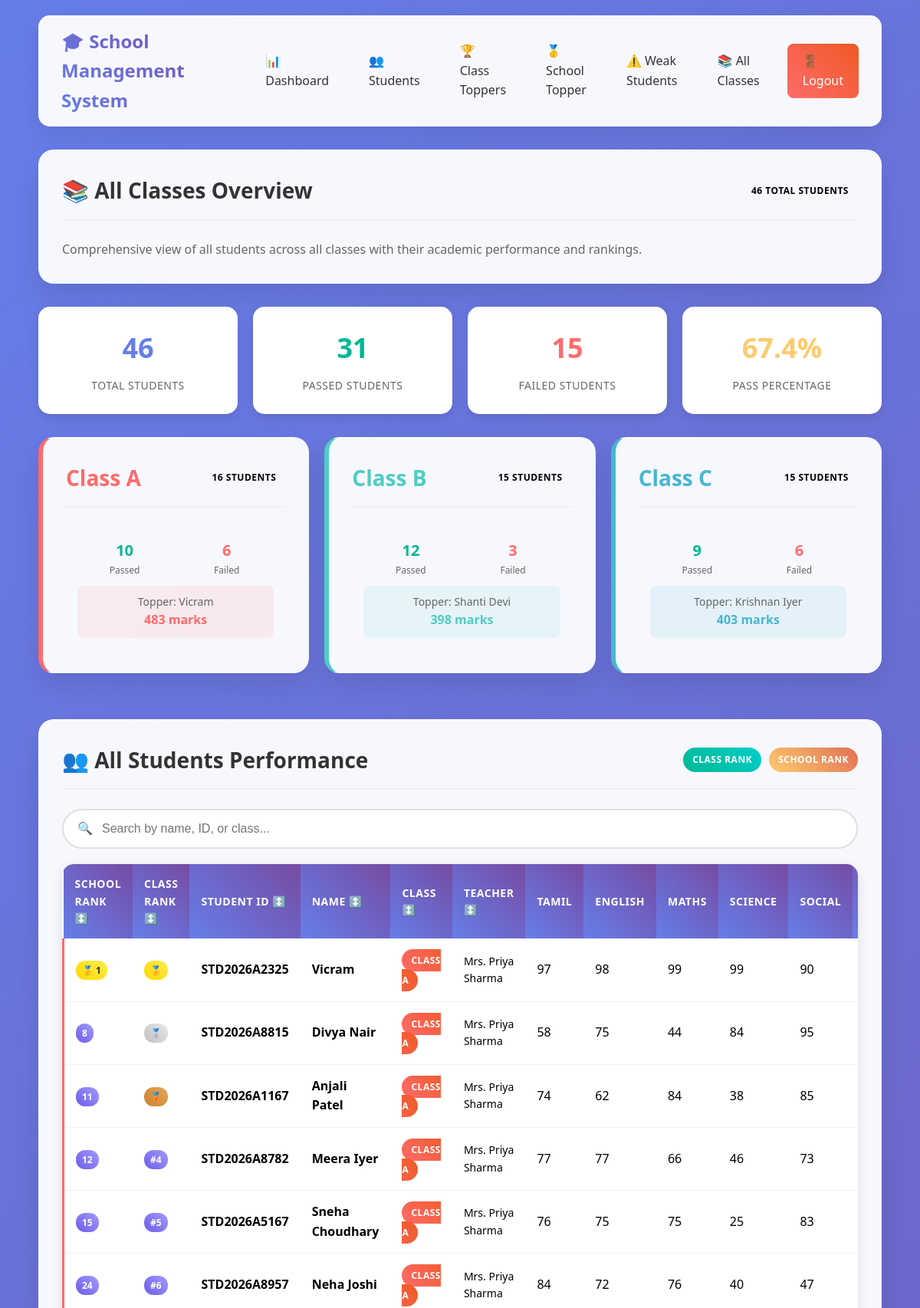
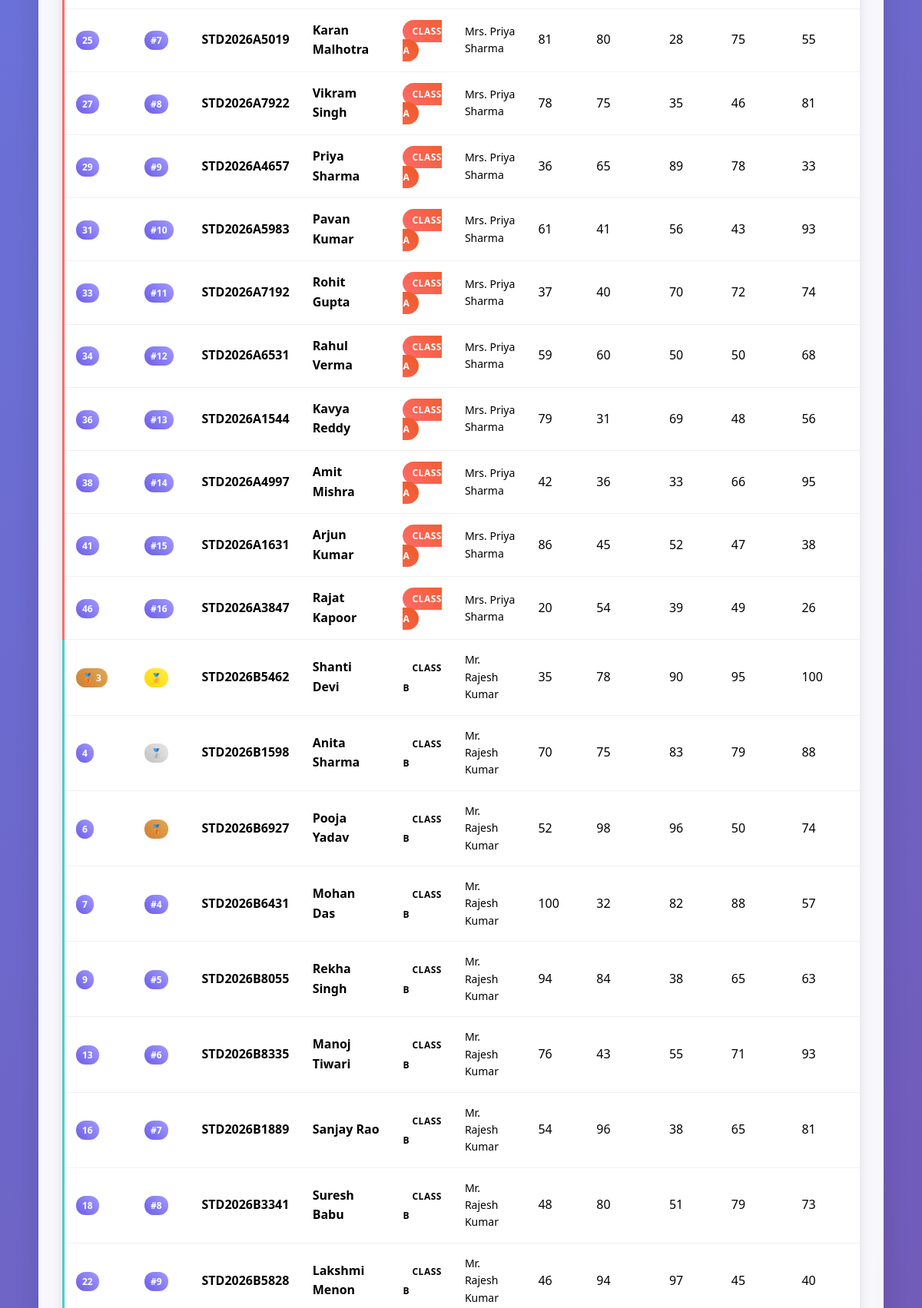
/all-classes (signed in, upper part), run on the app's committed database (2 pictures, top to bottom).
### tables this page shows
CREATE TABLE students (
            id INTEGER PRIMARY KEY AUTOINCREMENT,
            student_id TEXT UNIQUE NOT NULL,
            name TEXT NOT NULL,
            class TEXT NOT NULL,
            class_teacher TEXT NOT NULL,
            tamil INTEGER,
            english INTEGER,
            maths INTEGER,
            science INTEGER,
            social INTEGER,
            total INTEGER,
            average REAL,
            grade TEXT,
            status TEXT,
            created_at TIMESTAMP DEFAULT CURRENT_TIMESTAMP
        );

### app.py (the view)
    def decorated_function(*args, **kwargs):
        if 'teacher_id' not in session:
            return redirect(url_for('login'))
        return f(*args, **kwargs)

### templates/all_classes.html (shortened to what this page needs)
<!DOCTYPE html>
<html lang="en">
<head>
    <link rel="stylesheet" href="/static/style.css">
</head>
<body>
    <div class="container">
        <nav class="navbar">
            <div class="nav-brand">
                🎓 School Management System
            </div>
            <div class="nav-links">
                <a href="/dashboard" class="nav-link">📊 Dashboard</a>
                <a href="/" class="nav-link">👥 Students</a>
                <a href="/class-toppers" class="nav-link">🏆 Class Toppers</a>
                <a href="/school-topper" class="nav-link">🥇 School Topper</a>
                <a href="/weak-students" class="nav-link">⚠️ Weak Students</a>
                <a href="/all-classes" class="nav-link">📚 All Classes</a>
                <a href="/logout" class="nav-link logout-btn">🚪 Logout</a>
            </div>
        </nav>
        <div class="card">
            <div class="card-header">
                <h1 class="card-title">📚 All Classes Overview</h1>
                <span class="badge badge-info">{{ students|length }} Total Students</span>
            </div>
            <p style="color: #666; font-size: 16px;">
                Comprehensive view of all students across all classes with their academic performance and rankings.
            </p>
        </div>
        {% if students %}
            <div class="stats-grid">
                <div class="stat-card">
                    <div class="stat-number" style="color: #667eea;">{{ students|length }}</div>
                    <div class="stat-label">Total Students</div>
                </div>
                <div class="stat-card">
                    <div class="stat-number" style="color: #00b894;">
                        {% set passed_count = students|selectattr('status', 'equalto', 'PASS')|list|length %}
                        {{ passed_count }}
                    </div>
                    <div class="stat-label">Passed Students</div>
                </div>
                <div class="stat-card">
                    <div class="stat-number" style="color: #ff6b6b;">
                        {% set failed_count = students|selectattr('status', 'equalto', 'FAIL')|list|length %}
                        {{ failed_count }}
                    </div>
                    <div class="stat-label">Failed Students</div>
                </div>
                <div class="stat-card">
                    <div class="stat-number" style="color: #fdcb6e;">
                        {% if students|length > 0 %}
                            {{ ((passed_count / students|length) * 100)|round(1) }}%
                        {% else %}
                            0%
                        {% endif %}
                    </div>
                    <div class="stat-label">Pass Percentage</div>
                </div>
            </div>
            <div style="display: grid; grid-template-columns: repeat(auto-fit, minmax(300px, 1fr)); gap: 20px; margin-bottom: 30px;">
                {% set class_a_students = students|selectattr('class', 'equalto', 'A')|list %}
                {% set class_b_students = students|selectattr('class', 'equalto', 'B')|list %}
                {% set class_c_students = students|selectattr('class', 'equalto', 'C')|list %}
                <div class="card class-a">
                    <div class="card-header">
                        <h3 class="card-title">Class A</h3>
                        <span class="badge badge-info">{{ class_a_students|length }} Students</span>
                    </div>
                    <div style="padding: 15px;">
                        <div style="display: grid; grid-template-columns: 1fr 1fr; gap: 10px; margin-bottom: 10px;">
                            <div style="text-align: center;">
                                <div style="font-size: 20px; font-weight: bold; color: #00b894;">
                                    {{ class_a_students|selectattr('status', 'equalto', 'PASS')|list|length }}
                                </div>
                                <div style="color: #666; font-size: 12px;">Passed</div>
                            </div>
                            <div style="text-align: center;">
                                <div style="font-size: 20px; font-weight: bold; color: #ff6b6b;">
                                    {{ class_a_students|selectattr('status', 'equalto', 'FAIL')|list|length }}
                                </div>
                                <div style="color: #666; font-size: 12px;">Failed</div>
                            </div>
                        </div>
                        {% if class_a_students %}
                            {% set class_a_topper = class_a_students|sort(attribute='total', reverse=true)|first %}
                            <div style="text-align: center; padding: 10px; background: rgba(255, 107, 107, 0.1); border-radius: 8px;">
                                <div style="font-size: 14px; color: #666;">Topper: {{ class_a_topper['name'] }}</div>
                                <div style="font-size: 16px; font-weight: bold; color: #FF6B6B;">{{ class_a_topper['total'] }} marks</div>
                            </div>
                        {% endif %}
                    </div>
                </div>
                <div class="card class-b">
                    <div class="card-header">
                        <h3 class="card-title">Class B</h3>
                        <span class="badge badge-info">{{ class_b_students|length }} Students</span>
                    </div>
                    <div style="padding: 15px;">
                        <div style="display: grid; grid-template-columns: 1fr 1fr; gap: 10px; margin-bottom: 10px;">
                            <div style="text-align: center;">
                                <div style="font-size: 20px; font-weight: bold; color: #00b894;">
                                    {{ class_b_students|selectattr('status', 'equalto', 'PASS')|list|length }}
                                </div>
                                <div style="color: #666; font-size: 12px;">Passed</div>
                            </div>
                            <div style="text-align: center;">
                                <div style="font-size: 20px; font-weight: bold; color: #ff6b6b;">
                                    {{ class_b_students|selectattr('status', 'equalto', 'FAIL')|list|length }}
                                </div>
                                <div style="color: #666; font-size: 12px;">Failed</div>
                            </div>
                        </div>
                        {% if class_b_students %}
                            {% set class_b_topper = class_b_students|sort(attribute='total', reverse=true)|first %}
                            <div style="text-align: center; padding: 10px; background: rgba(78, 205, 196, 0.1); border-radius: 8px;">
                                <div style="font-size: 14px; color: #666;">Topper: {{ class_b_topper['name'] }}</div>
                                <div style="font-size: 16px; font-weight: bold; color: #4ECDC4;">{{ class_b_topper['total'] }} marks</div>
                            </div>
                        {% endif %}
                    </div>
                </div>
                <div class="card class-c">
                    <div class="card-header">
                        <h3 class="card-title">Class C</h3>
                        <span class="badge badge-info">{{ class_c_students|length }} Students</span>
                    </div>
                    <div style="padding: 15px;">
                        <div style="display: grid; grid-template-columns: 1fr 1fr; gap: 10px; margin-bottom: 10px;">
                            <div style="text-align: center;">
                                <div style="font-size: 20px; font-weight: bold; color: #00b894;">
                                    {{ class_c_students|selectattr('status', 'equalto', 'PASS')|list|length }}
                                </div>
                                <div style="color: #666; font-size: 12px;">Passed</div>
                            </div>
                            <div style="text-align: center;">
                                <div style="font-size: 20px; font-weight: bold; color: #ff6b6b;">
                                    {{ class_c_students|selectattr('status', 'equalto', 'FAIL')|list|length }}
                                </div>
                                <div style="color: #666; font-size: 12px;">Failed</div>
                            </div>
                        </div>
                        {% if class_c_students %}
                            {% set class_c_topper = class_c_students|sort(attribute='total', reverse=true)|first %}
                            <div style="text-align: center; padding: 10px; background: rgba(69, 183, 209, 0.1); border-radius: 8px;">
                                <div style="font-size: 14px; color: #666;">Topper: {{ class_c_topper['name'] }}</div>
                                <div style="font-size: 16px; font-weight: bold; color: #45B7D1;">{{ class_c_topper['total'] }} marks</div>
                            </div>
                        {% endif %}
                    </div>
                </div>
            </div>
            <div class="card">
                <div class="card-header">
                    <h2 class="card-title">👥 All Students Performance</h2>
                    <div style="display: flex; gap: 10px; align-items: center;">
                        <span class="badge badge-success">Class Rank</span>
                        <span class="badge badge-warning">School Rank</span>
                    </div>
                </div>
                <div class="search-box">
                    <span class="search-icon">🔍</span>
                    <input type="text" id="allStudentsSearch" class="search-input" placeholder="Search by name, ID, or class..." onkeyup="filterAllStudents()">
                </div>
                <div class="table-container">
                    <table class="table">
                        <thead>
                            <tr>
                                <th onclick="sortAllTable(0)" style="cursor: pointer;">School Rank ↕️</th>
                                <th onclick="sortAllTable(1)" style="cursor: pointer;">Class Rank ↕️</th>
                                <th onclick="sortAllTable(2)" style="cursor: pointer;">Student ID ↕️</th>
                                <th onclick="sortAllTable(3)" style="cursor: pointer;">Name ↕️</th>
                                <th onclick="sortAllTable(4)" style="cursor: pointer;">Class ↕️</th>
                                <th onclick="sortAllTable(5)" style="cursor: pointer;">Teacher ↕️</th>
                                <th>Tamil</th>
                                <th>English</th>
                                <th>Maths</th>
                                <th>Science</th>
                                <th>Social</th>
                                <th onclick="sortAllTable(12)" style="cursor: pointer;">Total ↕️</th>
                            </tr>
                        </thead>
                        <tbody>
                            {% for student in students %}
                            <tr class="{{ 'pass-row' if student['status'] == 'PASS' else 'fail-row' }} class-{{ student['class'].lower() }}-row">
                                <td>
                                    {% if student['school_rank'] == 1 %}
                                        <span class="rank-badge rank-1">🥇 {{ student['school_rank'] }}</span>
                                    {% elif student['school_rank'] == 2 %}
                                        <span class="rank-badge rank-2">🥈 {{ student['school_rank'] }}</span>
                                    {% elif student['school_rank'] == 3 %}
                                        <span class="rank-badge rank-3">🥉 {{ student['school_rank'] }}</span>
                                    {% else %}
                                        <span class="rank-badge">{{ student['school_rank'] }}</span>
                                    {% endif %}
                                </td>
                                <td>
                                    {% if student['class_rank'] == 1 %}
                                        <span class="rank-badge rank-1" style="font-size: 12px;">🥇</span>
                                    {% elif student['class_rank'] == 2 %}
                                        <span class="rank-badge rank-2" style="font-size: 12px;">🥈</span>
                                    {% elif student['class_rank'] == 3 %}
                                        <span class="rank-badge rank-3" style="font-size: 12px;">🥉</span>
                                    {% else %}
                                        <span class="rank-badge" style="font-size: 12px;">#{{ student['class_rank'] }}</span>
                                    {% endif %}
                                </td>
                                <td><strong>{{ student['student_id'] }}</strong></td>
                                <td><strong>{{ student['name'] }}</strong></td>
                                <td>
                                    <span class="badge badge-{{ 'danger' if student['class'] == 'A' else 'info' if student['class'] == 'B' else 'warning' }}">
                                        Class {{ student['class'] }}
                                    </span>
                                </td>
                                <td style="font-size: 14px;">{{ student['class_teacher'] }}</td>
                                <td>{{ student['tamil'] }}</td>
                                <td>{{ student['english'] }}</td>
                                <td>{{ student['maths'] }}</td>
                                <td>{{ student['science'] }}</td>
                                <td>{{ student['social'] }}</td>
                                <td><strong>{{ student['total'] }}</strong></td>
                            </tr>
                            {% endfor %}
                        </tbody>
                    </table>
                </div>
            </div>
        {% endif %}
    </div>
</body>
</html>

### data on the page
students: name "Vicram", total "483", school_rank "1", student_id "STD2026A2325", class "A", class_teacher "Mrs. Priya Sharma", tamil "97", english "98", maths "99", science "99", social "90"
students: name "Shanti Devi", total "398", school_rank "3", student_id "STD2026B5462", class "B", class_teacher "Mr. Rajesh Kumar", tamil "35", english "78", maths "90", science "95", social "100"
students: name "Krishnan Iyer", total "403"
students: school_rank "8", student_id "STD2026A8815", name "Divya Nair", class "A", class_teacher "Mrs. Priya Sharma", tamil "58", english "75", maths "44", science "84", social "95"
students: school_rank "11", student_id "STD2026A1167", name "Anjali Patel", class "A", class_teacher "Mrs. Priya Sharma", tamil "74", english "62", maths "84", science "38", social "85"
students: school_rank "12", class_rank "4", student_id "STD2026A8782", name "Meera Iyer", class "A", class_teacher "Mrs. Priya Sharma", tamil "77", english "77", maths "66", science "46", social "73"
students: school_rank "15", class_rank "5", student_id "STD2026A5167", name "Sneha Choudhary", class "A", class_teacher "Mrs. Priya Sharma", tamil "76", english "75", maths "75", science "25", social "83"
students: school_rank "24", class_rank "6", student_id "STD2026A8957", name "Neha Joshi", class "A", class_teacher "Mrs. Priya Sharma", tamil "84", english "72", maths "76", science "40", social "47"
students: school_rank "25", class_rank "7", student_id "STD2026A5019", name "Karan Malhotra", class "A", class_teacher "Mrs. Priya Sharma", tamil "81", english "80", maths "28", science "75", social "55"
students: school_rank "27", class_rank "8", student_id "STD2026A7922", name "Vikram Singh", class "A", class_teacher "Mrs. Priya Sharma", tamil "78", english "75", maths "35", science "46", social "81"
students: school_rank "29", class_rank "9", student_id "STD2026A4657", name "Priya Sharma", class "A", class_teacher "Mrs. Priya Sharma", tamil "36", english "65", maths "89", science "78", social "33"
students: school_rank "31", class_rank "10", student_id "STD2026A5983", name "Pavan Kumar", class "A", class_teacher "Mrs. Priya Sharma", tamil "61", english "41", maths "56", science "43", social "93"
students: school_rank "33", class_rank "11", student_id "STD2026A7192", name "Rohit Gupta", class "A", class_teacher "Mrs. Priya Sharma", tamil "37", english "40", maths "70", science "72", social "74"
students: school_rank "34", class_rank "12", student_id "STD2026A6531", name "Rahul Verma", class "A", class_teacher "Mrs. Priya Sharma", tamil "59", english "60", maths "50", science "50", social "68"
students: school_rank "36", class_rank "13", student_id "STD2026A1544", name "Kavya Reddy", class "A", class_teacher "Mrs. Priya Sharma", tamil "79", english "31", maths "69", science "48", social "56"
students: school_rank "38", class_rank "14", student_id "STD2026A4997", name "Amit Mishra", class "A", class_teacher "Mrs. Priya Sharma", tamil "42", english "36", maths "33", science "66", social "95"
students: school_rank "41", class_rank "15", student_id "STD2026A1631", name "Arjun Kumar", class "A", class_teacher "Mrs. Priya Sharma", tamil "86", english "45", maths "52", science "47", social "38"
students: school_rank "46", class_rank "16", student_id "STD2026A3847", name "Rajat Kapoor", class "A", class_teacher "Mrs. Priya Sharma", tamil "20", english "54", maths "39", science "49", social "26"
students: school_rank "4", student_id "STD2026B1598", name "Anita Sharma", class "B", class_teacher "Mr. Rajesh Kumar", tamil "70", english "75", maths "83", science "79", social "88"
students: school_rank "6", student_id "STD2026B6927", name "Pooja Yadav", class "B", class_teacher "Mr. Rajesh Kumar", tamil "52", english "98", maths "96", science "50", social "74"
students: school_rank "7", class_rank "4", student_id "STD2026B6431", name "Mohan Das", class "B", class_teacher "Mr. Rajesh Kumar", tamil "100", english "32", maths "82", science "88", social "57"
students: school_rank "9", class_rank "5", student_id "STD2026B8055", name "Rekha Singh", class "B", class_teacher "Mr. Rajesh Kumar", tamil "94", english "84", maths "38", science "65", social "63"
students: school_rank "13", class_rank "6", student_id "STD2026B8335", name "Manoj Tiwari", class "B", class_teacher "Mr. Rajesh Kumar", tamil "76", english "43", maths "55", science "71", social "93"
students: school_rank "16", class_rank "7", student_id "STD2026B1889", name "Sanjay Rao", class "B", class_teacher "Mr. Rajesh Kumar", tamil "54", english "96", maths "38", science "65", social "81"
students: school_rank "18", class_rank "8", student_id "STD2026B3341", name "Suresh Babu", class "B", class_teacher "Mr. Rajesh Kumar", tamil "48", english "80", maths "51", science "79", social "73"
students: school_rank "22", class_rank "9", student_id "STD2026B5828", name "Lakshmi Menon", class "B", class_teacher "Mr. Rajesh Kumar", tamil "46", english "94", maths "97", science "45", social "40"

### other printed values
{{ students|length }} "46"
{{ passed_count }} "31"
{{ failed_count }} "15"
{{ ((passed_count / students|length) * 100)|round(1) }} "67.4"
{{ class_a_students|length }} "16"
{{ class_a_students|selectattr('status', 'equalto', 'PASS')|list|length }} "10"
{{ class_a_students|selectattr('status', 'equalto', 'FAIL')|list|length }} "6"
{{ class_b_students|length }} "15"
{{ class_b_students|selectattr('status', 'equalto', 'PASS')|list|length }} "12"
{{ class_b_students|selectattr('status', 'equalto', 'FAIL')|list|length }} "3"
{{ class_c_students|length }} "15"
{{ class_c_students|selectattr('status', 'equalto', 'PASS')|list|length }} "9"
{{ class_c_students|selectattr('status', 'equalto', 'FAIL')|list|length }} "6"
